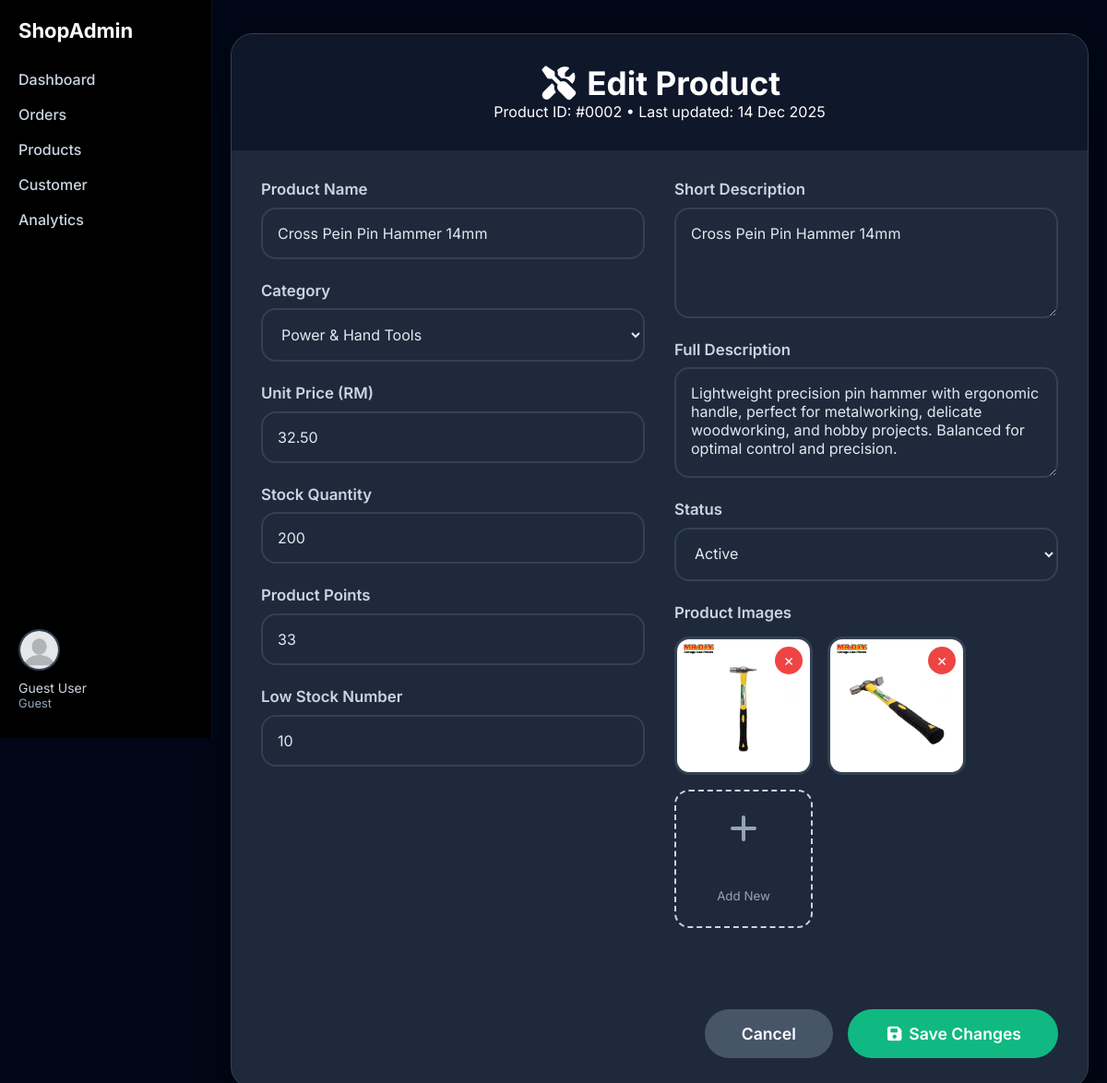
Screenshot of /pages/admin/admin-product-update.php?id=2 with the database file from the repository.
### tables this page shows
CREATE TABLE `product` (
    `product_id` int(11) NOT NULL,
    `product_name` varchar(500) NOT NULL,
    `stock_quantity` int(11) NOT NULL DEFAULT 0,
    `description` varchar(10000) DEFAULT NULL,
    `short_desc` varchar(500) DEFAULT NULL,
    `unit_price` decimal(10, 2) NOT NULL,
    `product_point` int(11) DEFAULT 0,
    `sold_number` int(11) NOT NULL DEFAULT 0,
    `category_code` int(11) NOT NULL,
    `status` varchar(50) NOT NULL DEFAULT "active",
    `created_at` DATETIME NOT NULL DEFAULT CURRENT_TIMESTAMP
);

CREATE TABLE `category` (
    `category_code` int(11) NOT NULL,
    `category_name` varchar(30) NOT NULL,
    `description` varchar(1500) DEFAULT NULL
);

### DAO/product_dao.php (called while the page is built, shortened)
<?php
function getProductByIdAdminDao($id)
{
    global $_db;
    $stmt = $_db->prepare("SELECT
                            p.*,
                            c.category_name
                           FROM product p
                           JOIN category c ON p.category_code = c.category_code
                           WHERE p.isdeleted = 0 AND p.product_id = ?");
    $stmt->execute([$id]);
    return $stmt->fetch();
}
function getProductImagesAdminDao($product_id)
{
    global $_db;
    $stmt = $_db->prepare("SELECT
                            COALESCE(pvm.file_path, 'images/no-image.jpg') AS file_path,
                            COALESCE(pvm.alt, 'no image') AS alt,
                            COALESCE(pvm.position, 0) AS position
                            FROM product p
                            LEFT JOIN productvisualmedia pvm ON p.product_id = pvm.product_id
                            WHERE p.product_id = ? AND p.isdeleted = 0;");
    $stmt->execute([$product_id]);
    return $stmt->fetchAll();
}
function getAllCategoryDao()
{
    global $_db;
    $stmt = $_db->query("SELECT * FROM category");
    return $stmt->fetchAll();
}

### controller/admin-controller.php (called while the page is built, shortened)
<?php
require_once  __DIR__ . '/../_base.php';
require __DIR__ . '/../DAO/product_dao.php';
function getAllCategory()
{
    return getAllCategoryDao();
}
function getProductById($id)
{
    return getProductByIdAdminDao($id);
}
function getProductImages($id)
{
    return getProductImagesAdminDao($id);
}

### pages/admin/admin-product-update.php (the view, shortened to what this page needs)
<link rel="stylesheet" href="../../css/admin-product-update.css">
<link rel="stylesheet" href="../../css/msg.css">
<?php
require '../../controller/admin-controller.php';
include 'adminHeader.php';
$id = $_GET['id'] ?? 0;
$product = getProductById($id);
$categories = getAllCategory();
$images = getProductImages($id);
?>
<body>
    <div class="admin-container">
        <div class="admin-header">
            <h1><i class="fa-solid fa-screwdriver-wrench"></i> Edit Product</h1>
            <p>Product ID: #<?= sprintf("%04d", $product->product_id) ?> • Last updated: <?= date('d M Y') ?></p>
        </div>
        <form id="updateProductForm" method="POST" enctype="multipart/form-data" action="../../controller/admin-controller.php">
            <div class="form-grid">
                <div>
                    <div class="form-group">
                        <label>Product Name</label>
                        <input type="text" name="product_name" value="<?= htmlspecialchars($product->product_name) ?>" required>
                    </div>
                    <div class="form-group">
                        <label>Category</label>
                        <select name="category_code" required>
                            <?php foreach ($categories as $cat): ?>
                                <option value="<?= htmlspecialchars($cat->category_code) ?>"
                                    <?= $cat->category_code == $product->category_code ? 'selected' : '' ?>>
                                    <?= htmlspecialchars($cat->category_name) ?>
                                </option>
                            <?php endforeach; ?>
                        </select>
                    </div>
                    <div class="form-group">
                        <label>Unit Price (RM)</label>
                        <input type="number" step="0.01" name="unit_price" value="<?= $product->unit_price ?>" required>
                    </div>
                    <div class="form-group">
                        <label>Stock Quantity</label>
                        <input type="number" name="stock_quantity" value="<?= $product->stock_quantity ?>" required>
                    </div>
                    <div class="form-group">
                        <label>Product Points</label>
                        <input type="number" name="product_point" value="<?= $product->product_point ?? 0 ?>">
                    </div>
                    <div class="form-group">
                        <label>Low Stock Number</label>
                        <input type="number" name="low_stock" value="<?= $product->low_stock_threshold ?? 0 ?>">
                    </div>
                </div>
                <div>
                    <div class="form-group">
                        <label>Short Description</label>
                        <textarea name="short_desc"><?= htmlspecialchars($product->short_desc ?? '') ?></textarea>
                    </div>
                    <div class="form-group">
                        <label>Full Description</label>
                        <textarea name="description"><?= htmlspecialchars($product->description ?? '') ?></textarea>
                    </div>
                    <div class="form-group">
                        <label>Status</label>
                        <select name="status" class="form-input">
                            <option value="active" <?= $product->status === 'active' ? 'selected' : '' ?>>Active</option>
                        </select>
                    </div>
                    <div class="form-group">
                        <label>Product Images</label>
                        <div class="image-preview">
                            <?php foreach ($images as $img): ?>
                                <div class="img-box existing-img" data-filename="<?= htmlspecialchars($img->file_path) ?>">
                                    <img src="../../<?= htmlspecialchars($img->file_path) ?>" alt="<?= $img->alt ?>">
                                    <button type="button" class="remove-img">×</button>
                                </div>
                            <?php endforeach; ?>
                            <div class="img-box add-new" style="border:2px dashed #cbd5e1; display:grid; place-items:center; color:#94a3b8;">
                                <i class="fa-solid fa-plus" style="font-size:2rem;"></i>
                                <small>Add New</small>
                            </div>
                        </div>
                    </div>
                </div>
                <div class="btn-group">
                    <button type="button" class="btn btn-cancel" onclick="history.back()">Cancel</button>
                    <button type="submit" class="btn btn-save">
                        <i class="fa-solid fa-save"></i> Save Changes
                    </button>
                </div>
            </div>
        </form>
    </div>
</body>
<?php include 'adminFooter.php'; ?>

### css/admin-product-update.css (style rules this page uses)
:root { --color-bg-body: #0f172a; --color-card-bg: #1e293b; --color-input-bg: #1e293b; --color-upload-bg: #1e293b; --color-text-primary: #e2e8f0; --color-text-heading: #f8fafc; --color-text-label: #cbd5e1; --color-text-muted: #94a3b8; --color-text-placeholder: #64748b; --color-border: #334155; --color-border-dashed: #475569; --color-border-focus: #60a5fa; --color-primary: #f59e0b; --color-primary-hover: #d97706; --color-focus: #60a5fa; --color-danger: #ef4444; --color-required: #f87171; --shadow-card: 0 20px 50px rgba(0, 0, 0, 0.5); --shadow-input-focus: 0 0 0 5px rgba(96, 165, 250, 0.2); --shadow-btn-primary: 0 10px 30px rgba(245, 158, 11, 0.4); }
.admin-container { max-width: 1200px; margin: 1rem auto; background: var(--color-card-bg); border-radius: 24px; box-shadow: var(--shadow-card); overflow: hidden; border: 1px solid var(--color-border); }
.admin-header { background: #0f172a; color: white; padding: 2rem; text-align: center; }
.admin-header h1 { margin: 0; font-size: 2.2rem; font-weight: 700; }
.form-grid { display: grid; grid-template-columns: 1fr 1fr; gap: 2rem; padding: 2rem; }
.form-group { margin-bottom: 1.5rem; }
label { display: block; margin-bottom: 0.6rem; font-weight: 600; color: var(--color-text-label); font-size: 1.05rem; }
input, select, textarea { width: 100%; padding: 1rem; border: 2px solid var(--color-border); border-radius: 16px; font-size: 1rem; background: var(--color-input-bg); color: var(--color-text-primary); transition: all 0.3s ease; }
input::placeholder, textarea::placeholder { color: var(--color-text-placeholder); }
textarea { min-height: 120px; resize: vertical; }
.image-preview { display: flex; flex-wrap: wrap; gap: 1rem; margin-top: 1rem; }
.img-box { position: relative; width: 150px; height: 150px; border-radius: 16px; overflow: hidden; border: 3px solid var(--color-border); background: var(--color-upload-bg); }
.img-box img { width: 100%; height: 100%; object-fit: cover; }
.remove-img { position: absolute; top: 8px; right: 8px; background: var(--color-danger); color: white; width: 30px; height: 30px; border-radius: 50%; border: none; cursor: pointer; font-size: 1.1rem; transition: all 0.3s; }
.btn-group { grid-column: 1 / -1; display: flex; gap: 1rem; justify-content: flex-end; margin-top: 2rem; }
.btn { padding: 1rem 2.5rem; border: none; border-radius: 50px; font-size: 1.1rem; font-weight: 600; cursor: pointer; transition: all 0.3s ease; }
.btn-save { background: #10b981; color: white; }
.btn-cancel { background: #475569; color: white; }

### css/admin.css (style rules this page uses)
:root { --color-bg-body: #010716; --color-text-light: #e2e8f0; --color-sidebar-bg: #000000; --color-sidebar-border: #021024; --color-logo-text: #f8fafc; --color-menu-text: #cbd5e1; --color-menu-active: #60a5fa; --color-admin-name: #cbd5e1; --color-admin-name-muted: #94a3b8; --color-search-border: #475569; --color-search-bg: #000000; --color-search-text: #f1f5f9; }
* { margin: 0; padding: 0; box-sizing: border-box; font-family: Inter, sans-serif; }
body { background: var(--color-bg-body); color: var(--color-text-light); }

### rows the page displays
product: product_id "0002", product_name "Cross Pein Pin Hammer 14mm", category_code "Power & Hand Tools", unit_price "32.50", stock_quantity "200", product_point "33", low_stock "10", short_desc "Cross Pein Pin Hammer 14mm", description "Lightweight precision pin hammer with ergonomic handle, perfect for metalworking, delicate woodworking, and hobby projects. Balanced for optimal control and precision.", status "Active"

### other values shown
$currentUser->user_name "Guest User"
$currentUser->user_role "Guest"
